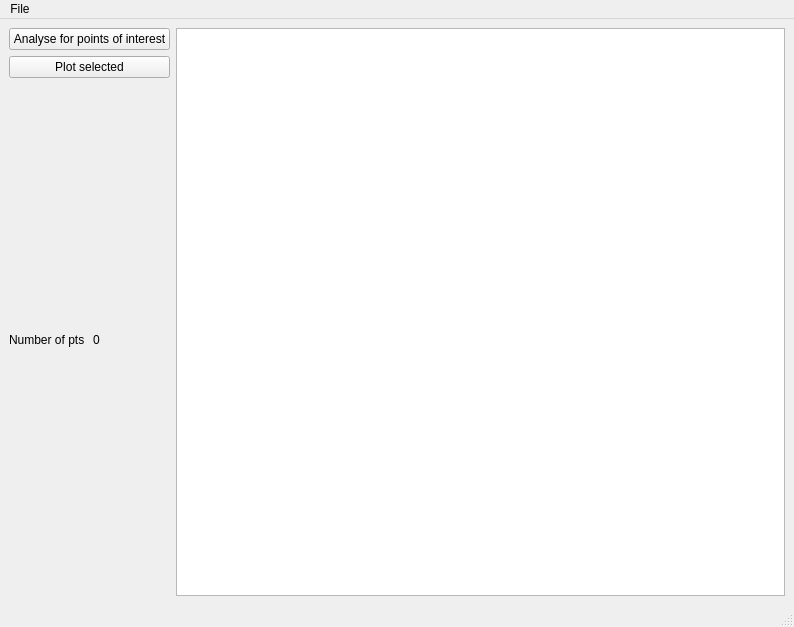
<?xml version="1.0" encoding="UTF-8"?>
<ui version="4.0">
 <class>MainWindow</class>
 <widget class="QMainWindow" name="MainWindow">
  <property name="geometry">
   <rect>
    <x>0</x>
    <y>0</y>
    <width>794</width>
    <height>627</height>
   </rect>
  </property>
  <property name="windowTitle">
   <string>EXIF Analyser</string>
  </property>
  <widget class="QWidget" name="centralwidget">
   <layout class="QGridLayout" name="gridLayout">
    <item row="0" column="0" colspan="2">
     <widget class="QPushButton" name="analyseButton">
      <property name="text">
       <string>Analyse for points of interest</string>
      </property>
     </widget>
    </item>
    <item row="0" column="2" rowspan="3">
     <widget class="QListWidget" name="listWidget"/>
    </item>
    <item row="1" column="0" colspan="2">
     <widget class="QPushButton" name="plotButton">
      <property name="text">
       <string>Plot selected</string>
      </property>
     </widget>
    </item>
    <item row="2" column="0">
     <widget class="QLabel" name="label">
      <property name="text">
       <string>Number of pts</string>
      </property>
     </widget>
    </item>
    <item row="2" column="1">
     <widget class="QLabel" name="numOfPoints">
      <property name="text">
       <string>0</string>
      </property>
     </widget>
    </item>
   </layout>
  </widget>
  <widget class="QMenuBar" name="menubar">
   <property name="geometry">
    <rect>
     <x>0</x>
     <y>0</y>
     <width>794</width>
     <height>27</height>
    </rect>
   </property>
   <widget class="QMenu" name="menuFile">
    <property name="title">
     <string>File</string>
    </property>
    <addaction name="actionLoad_Directory"/>
    <addaction name="actionAbout"/>
   </widget>
   <addaction name="menuFile"/>
  </widget>
  <widget class="QStatusBar" name="statusbar"/>
  <action name="actionLoad_Directory">
   <property name="text">
    <string>Load Directory</string>
   </property>
  </action>
  <action name="actionAbout">
   <property name="text">
    <string>About</string>
   </property>
  </action>
 </widget>
 <resources/>
 <connections/>
</ui>
